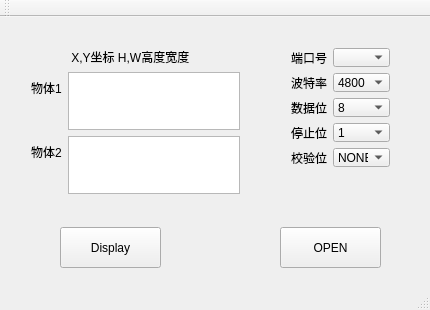
<?xml version="1.0" encoding="UTF-8"?>
<ui version="4.0">
 <class>MainWindow</class>
 <widget class="QMainWindow" name="MainWindow">
  <property name="geometry">
   <rect>
    <x>0</x>
    <y>0</y>
    <width>430</width>
    <height>310</height>
   </rect>
  </property>
  <property name="windowTitle">
   <string>湘潭大学-王含颖</string>
  </property>
  <property name="windowIcon">
   <iconset>
    <normaloff>F:/壁纸/QQ图片20150217230456.jpg</normaloff>F:/壁纸/QQ图片20150217230456.jpg</iconset>
  </property>
  <widget class="QWidget" name="centralWidget">
   <widget class="QWidget" name="formLayoutWidget">
    <property name="geometry">
     <rect>
      <x>280</x>
      <y>20</y>
      <width>121</width>
      <height>141</height>
     </rect>
    </property>
    <layout class="QFormLayout" name="formLayout">
     <item row="1" column="0">
      <widget class="QLabel" name="label_4">
       <property name="text">
        <string>端口号</string>
       </property>
      </widget>
     </item>
     <item row="1" column="1">
      <widget class="QComboBox" name="comBox"/>
     </item>
     <item row="2" column="0">
      <widget class="QLabel" name="label_5">
       <property name="text">
        <string>波特率</string>
       </property>
      </widget>
     </item>
     <item row="2" column="1">
      <widget class="QComboBox" name="rateBox">
       <item>
        <property name="text">
         <string>4800</string>
        </property>
       </item>
       <item>
        <property name="text">
         <string>9600</string>
        </property>
       </item>
       <item>
        <property name="text">
         <string>115200</string>
        </property>
       </item>
       <item>
        <property name="text">
         <string>194000</string>
        </property>
       </item>
      </widget>
     </item>
     <item row="4" column="0">
      <widget class="QLabel" name="label_6">
       <property name="text">
        <string>数据位</string>
       </property>
      </widget>
     </item>
     <item row="4" column="1">
      <widget class="QComboBox" name="databitBox">
       <item>
        <property name="text">
         <string>8</string>
        </property>
       </item>
       <item>
        <property name="text">
         <string>7</string>
        </property>
       </item>
      </widget>
     </item>
     <item row="5" column="0">
      <widget class="QLabel" name="label_7">
       <property name="text">
        <string>停止位</string>
       </property>
      </widget>
     </item>
     <item row="5" column="1">
      <widget class="QComboBox" name="stopbitBox">
       <item>
        <property name="text">
         <string>1</string>
        </property>
       </item>
       <item>
        <property name="text">
         <string>2</string>
        </property>
       </item>
      </widget>
     </item>
     <item row="6" column="0">
      <widget class="QLabel" name="label_8">
       <property name="text">
        <string>校验位</string>
       </property>
      </widget>
     </item>
     <item row="6" column="1">
      <widget class="QComboBox" name="checkbitBox">
       <item>
        <property name="text">
         <string>NONE</string>
        </property>
       </item>
       <item>
        <property name="text">
         <string>ODD</string>
        </property>
       </item>
       <item>
        <property name="text">
         <string>EVEN</string>
        </property>
       </item>
      </widget>
     </item>
    </layout>
   </widget>
   <widget class="QWidget" name="formLayoutWidget_2">
    <property name="geometry">
     <rect>
      <x>20</x>
      <y>20</y>
      <width>231</width>
      <height>168</height>
     </rect>
    </property>
    <layout class="QFormLayout" name="formLayout_2">
     <item row="1" column="1">
      <widget class="QTextBrowser" name="thing1"/>
     </item>
     <item row="1" column="0">
      <widget class="QLabel" name="label">
       <property name="text">
        <string>物体1</string>
       </property>
      </widget>
     </item>
     <item row="2" column="0">
      <widget class="QLabel" name="label_2">
       <property name="text">
        <string>物体2</string>
       </property>
      </widget>
     </item>
     <item row="0" column="1">
      <widget class="QLabel" name="label_3">
       <property name="text">
        <string> X,Y坐标 H,W高度宽度</string>
       </property>
      </widget>
     </item>
     <item row="2" column="1">
      <widget class="QTextBrowser" name="thing2"/>
     </item>
    </layout>
   </widget>
   <widget class="QPushButton" name="openButton">
    <property name="geometry">
     <rect>
      <x>280</x>
      <y>210</y>
      <width>101</width>
      <height>41</height>
     </rect>
    </property>
    <property name="text">
     <string>OPEN</string>
    </property>
   </widget>
   <widget class="QPushButton" name="displaybutton">
    <property name="geometry">
     <rect>
      <x>60</x>
      <y>210</y>
      <width>101</width>
      <height>41</height>
     </rect>
    </property>
    <property name="text">
     <string>Display</string>
    </property>
   </widget>
  </widget>
  <widget class="QMenuBar" name="menuBar">
   <property name="geometry">
    <rect>
     <x>0</x>
     <y>0</y>
     <width>430</width>
     <height>23</height>
    </rect>
   </property>
  </widget>
  <widget class="QToolBar" name="mainToolBar">
   <attribute name="toolBarArea">
    <enum>TopToolBarArea</enum>
   </attribute>
   <attribute name="toolBarBreak">
    <bool>false</bool>
   </attribute>
  </widget>
  <widget class="QStatusBar" name="statusBar"/>
 </widget>
 <layoutdefault spacing="6" margin="11"/>
 <resources/>
 <connections/>
</ui>
